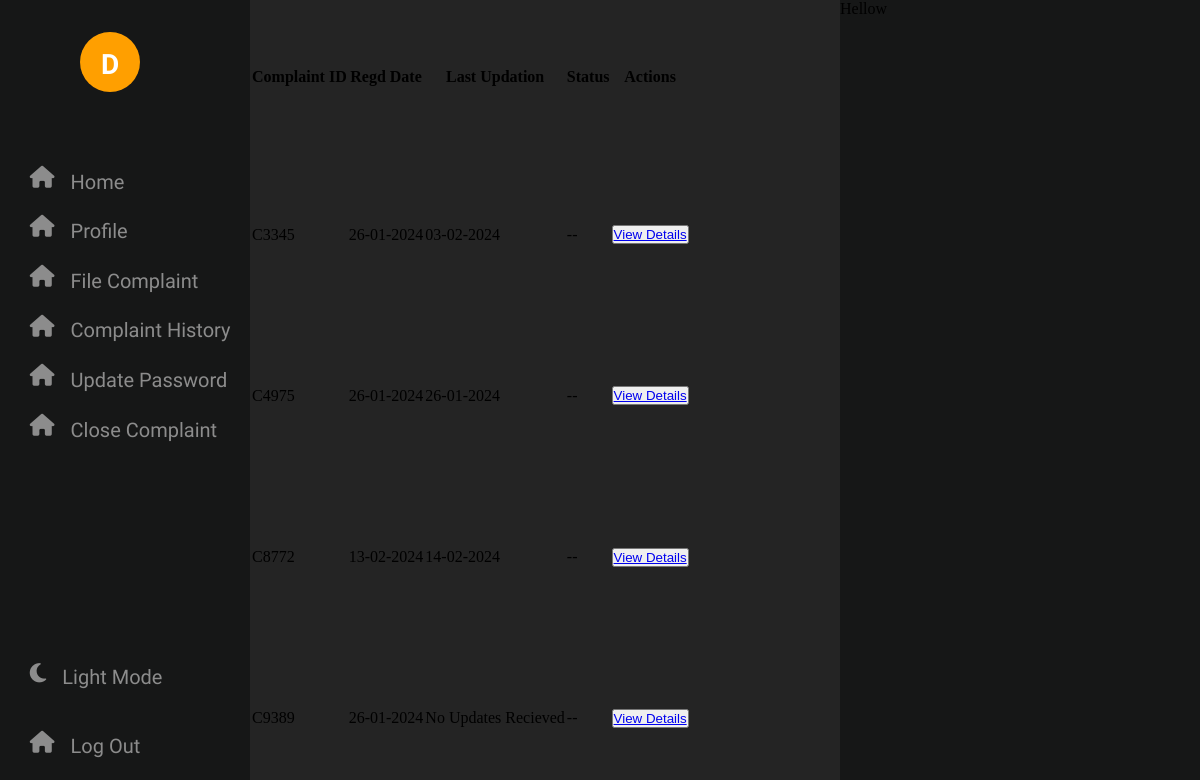
Page /php/complaintHistory.php (signed in) on the earlier database version.
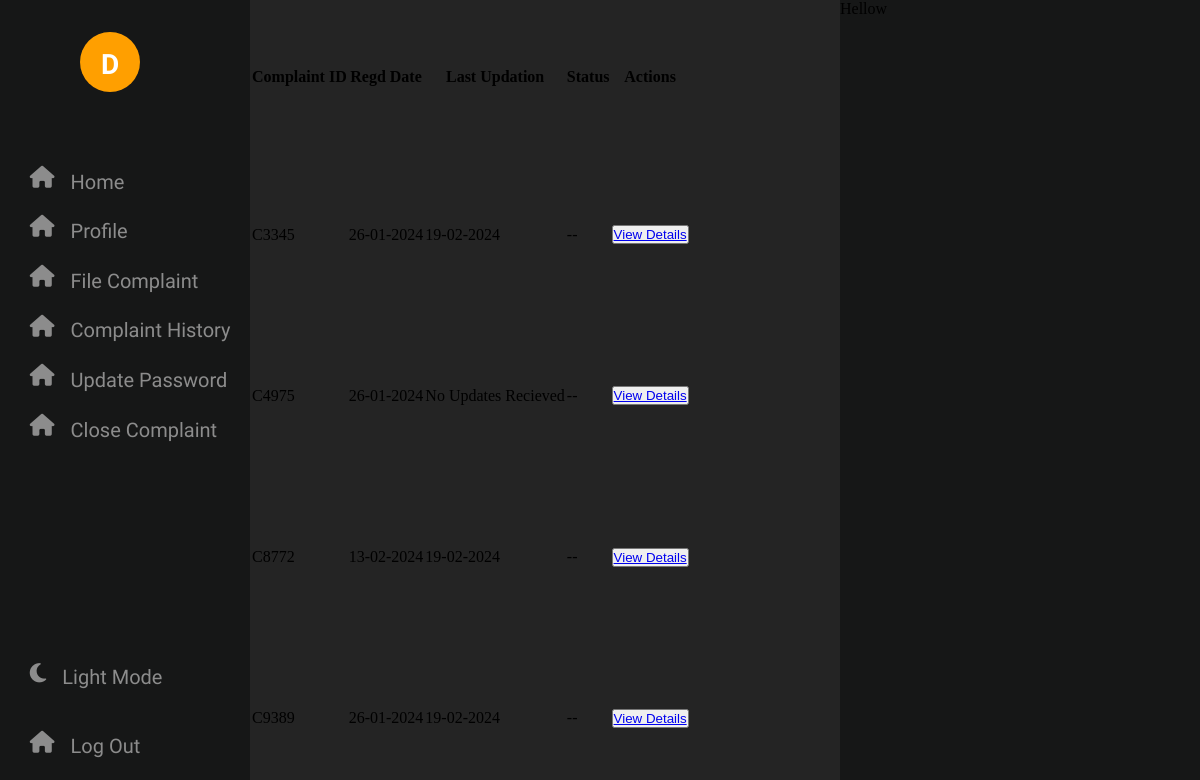
Same page on the later database version.
### tables this page shows
CREATE TABLE `complaints` (
  `username` varchar(50) NOT NULL,
  `complaint_id` varchar(10) NOT NULL,
  `complaint_type` varchar(20) NOT NULL,
  `subject` varchar(50) NOT NULL,
  `description` text NOT NULL,
  `folder` varchar(300) NOT NULL,
  `time` datetime(2) NOT NULL DEFAULT current_timestamp(2),
  `resolved_time` datetime(2) DEFAULT NULL,
  `last_updation` datetime(2) DEFAULT NULL,
  `worker_assigned` varchar(50) DEFAULT NULL
);

### php/complaintHistory.php (the view, shortened to what this page needs)
<html lang="en" dir="ltr">
  <head>
    <link rel="stylesheet" href="https://cdnjs.cloudflare.com/ajax/libs/font-awesome/6.5.1/css/all.min.css" />
   </head>
<body>
<div class="nav">
        <div class="icon">
            <?php
                $u = $_SESSION["username"];
                $capitalizedu = ucfirst($u[0]);
            ?>
             <p><?php echo $capitalizedu ;?></p>
        </div>
        <div class="nav-content">
            <div>
                <i class="fa-solid fa-house"></i>
            </div>
            <div>
                <i class="fa-solid fa-house" ></i>
            </div>
            <div>
                <i class="fa-solid fa-house"></i>
            </div>
            <div>
                <i class="fa-solid fa-house" ></i>
            </div>
            <div>
                <i class="fa-solid fa-house" ></i>
            </div>
            <div>
                <i class="fa-solid fa-house" ></i>
            </div>
        </div>
        <div class="nav-content-down">
            <div onclick="toggle()" >
                <i class="fa-solid fa-moon" ></i>
            </div>
            <div>
                <i class="fa-solid fa-house"></i>
            </div>
        </div>
    </div>
    <div class="content">
          <table class="content-table">
            <tr>
            <th>Complaint ID</th>
            <th>Regd Date</th>
            <th>Last Updation</th>
            <th>Status</th>
            <th>Actions</th>
            </tr>
            <?php
            include 'config.php' ;
            $sql = "select * from complaints where username = '".$_SESSION['username']."' ";
            $result = $conn->query($sql);
            if ($result->num_rows > 0) {
                while ($row = $result->fetch_assoc()) {
                    ?>
                    <tr class="active-row">
                    <td> <?php echo $row["complaint_id"] ?>   </td>
                    <td> <?php echo date("d-m-Y", strtotime($row['time'])); ?>  </td>
                    <?php
                        if($row["last_updation"] == null){
                            ?>
                            <td>No Updates Recieved</td>
                        <?php
                        }else{
                            ?>
                            <td><?php echo date("d-m-Y", strtotime($row["last_updation"]));  ?></td>
                    <?php
                  }
                  ?>
                    <td>--</td>
                    <td> <button class="btn2"> <a class = "accept" href="../php/ComplaintInfo.php?id=<?php echo $row['complaint_id']; ?>">View Details</a>  </button> </td>
                    </tr>
                    <?php
                }
            }
            ?>
          </table>
    </div>
    <div class="preview">
        <p>Hellow</p>
    </div>
</body>
</html>

### php/complaintHistory.php (style rules this page uses)
:root { --background-color: #242424; --nav-background-color : #161717; --icon-color:#8C8C8C; --preview-background-color:#161717; --heading-color:white ; --font-color:white; --boxes-bg-color:#161717; --box-count-color: #242424; }
* { margin: 0; padding: 0; box-sizing: content-box; }
body { display: flex; }
.nav { width: 80px; height: 100vh; position: fixed; display: flex; flex-direction: column; justify-content: space-between; background-color: var(--nav-background-color); transition: 0.3s; }
.content { width: calc(100vw - 30vw ); background-color: var(--background-color); height: 100vh; display: flex; margin-left: 80px; transition: margin-left 0.3s; }
.preview { width: 30vw; position: fixed; height: 100vh; right: 0rem; background-color: var(--preview-background-color); }
.nav i { font-size: 22px; color: #8C8C8C; }
.nav .icon { width: 60px; height: 60px; position: absolute; top: 20px; margin: 1vw 0vw 0vw 0.4vw; border-radius: 50%; display: flex; justify-content: center; align-items: center; color: var(--font-color); font-weight: 800; font-family: 'Biryani', sans-serif; background-color: #FF9F00; }
.nav .icon p { margin-top: 5px; font-size: 28px; }
.nav-content { display: flex; flex-direction: column; overflow: hidden; gap: 1rem; position: relative; top: 10rem; }
.nav-content-down { display: flex; flex-direction: column; gap: 1rem; position: relative; overflow: hidden; bottom: 2rem; }
.nav-content div { width: 250px; padding-left: 25px; display: flex; gap: 1rem; margin-left: 0.3rem; justify-content: flex-start; align-items: center; border-radius: 10px 0px 0px 10px; }
.nav-content-down div { width: 250px; display: flex; margin-left: 0.3rem; gap: 1rem; justify-content: flex-start; align-items: center; height: 53px; padding-left: 25px; border-radius: 10px 0px 0px 10px; }

Differences in the rows shown:
changed complaints (number 1 of 4 on the later page): last_updation "03-02-2024" → "19-02-2024"
changed complaints (number 2 of 4 on the later page): last_updation "26-01-2024" → (not shown); now shows "No Updates Recieved"
changed complaints (number 3 of 4 on the later page): last_updation "14-02-2024" → "19-02-2024"
changed complaints (number 4 of 4 on the later page): last_updation (not shown) → "19-02-2024"; no longer shows "No Updates Recieved"
